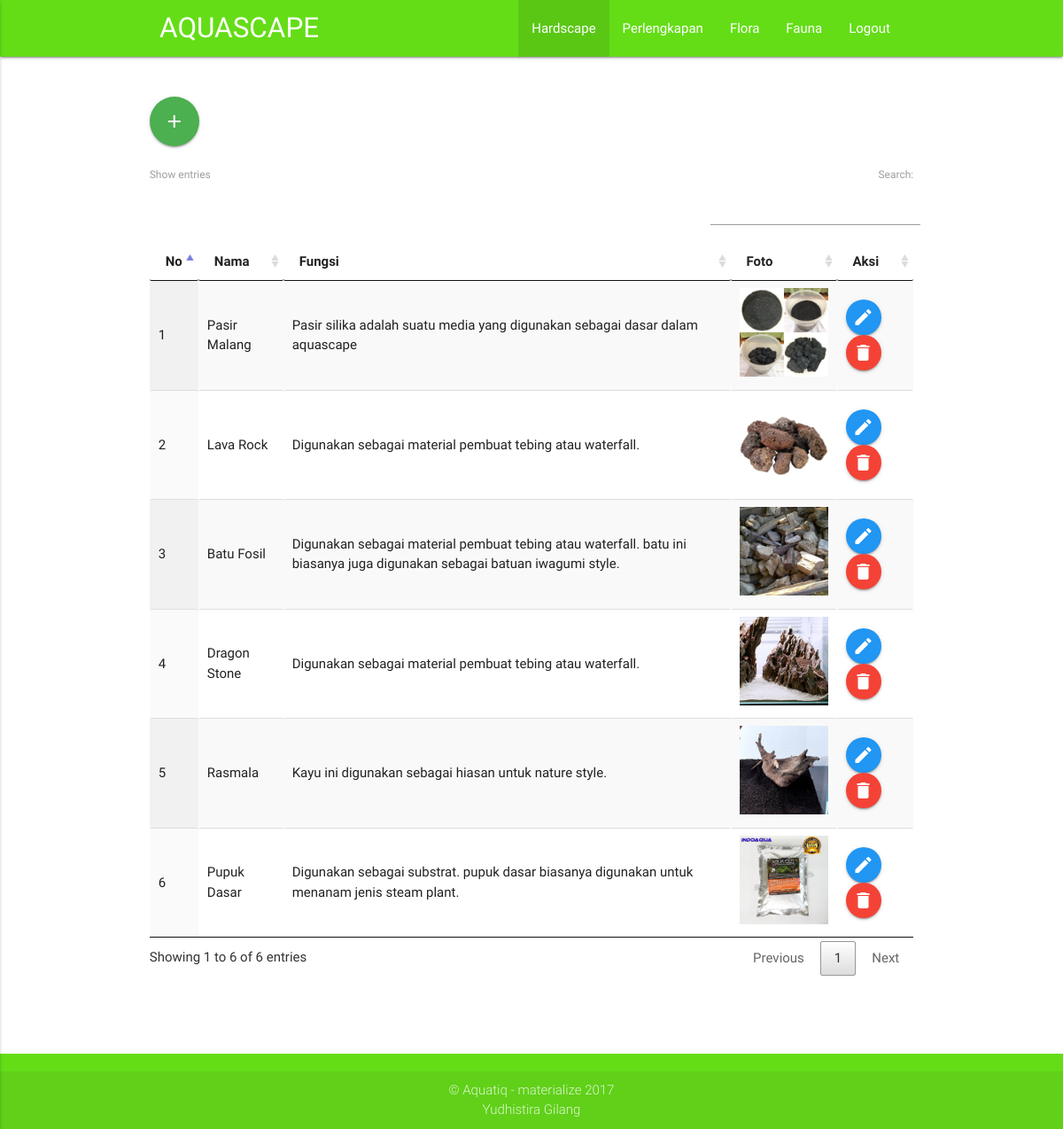
The app's page /admin/hardscape.php (signed in) with its own data.
### tables this page shows
CREATE TABLE IF NOT EXISTS `hardscape` (
`idhardscape` int(11) NOT NULL,
  `NamaHardscape` varchar(30) NOT NULL,
  `FungsiHardscape` text NOT NULL,
  `fotohardscape` varchar(100) NOT NULL
);

### admin/hardscape.php (the view, shortened to what this page needs)
<?php
	include('../config.php');
?>
<!DOCTYPE html>
<html>
<head>
	<link rel="stylesheet" type="text/css" href="../asset/css/materialize.min.css">
	<link rel="stylesheet" type="text/css" href="../asset/datatables/datatables.min.css">
</head>
<body>
		<nav class="light-green accent-4">
		<div class="container">
			<div class="nav-wrapper">
				<a href="index.php" class="brand-logo">AQUASCAPE</a>
				<ul class="right hide-on-med-and-down">
					<li class="active"><a href="hardscape.php">Hardscape</a></li>
					<li><a href="perlengkapan.php">Perlengkapan</a></li>
					<li><a href="flora.php">Flora</a></li>
					<li><a href="fauna.php">Fauna</a></li>
					<li><a href="logout.php">Logout</a></li>
				</ul>
			</div>
		</div>
		</nav>
	<br><br>
	<div class="container">
		<div class="row">
			<a class="btn-floating btn-large waves-effect waves-light green modal-trigger" href="#modal1"><i class="material-icons">add</i></a>
		</div>
		<div class="row">
			<table id="datafauna" class="display responsive-table" cellspacing="0" width="100%">
		        <thead>
		            <tr>
		            	<th>No</th>
		                <th>Nama</th>
		                <th>Fungsi</th>
		                <th>Foto</th>
		                <th>Aksi</th>
		            </tr>
		        </thead>
		        <tbody>
					<?php
					$sql = "SELECT * FROM hardscape";
					$query = $aqua->query($sql);
					$no =1;
					while ($row = $query->fetch_array()){;?>
					    <tr>
					    	<td><?php echo $no++;?></td>
					        <td><?php echo $row['NamaHardscape'];?></td>
					        <td><?php echo $row['FungsiHardscape'];?></td>
					        <td><?php echo'<img width="100" src="../hardscape/'.$row['fotohardscape'].'">  ';?></td>
					        <td>
					        	<?php echo'<a class="btn-floating waves-effect waves-light blue" href="eha.php?kode='.$row['idhardscape'].'"><i class="material-icons">mode_edit</i></a>';?>
					        	<?php echo'<a onclick="return hapus()" href="dha.php?kode='.$row['idhardscape'].'" class="btn-floating waves-effect waves-light red"><i class="material-icons">delete</i></a>';?>
					        </td>
					    </tr>
					<?php };?>
				</tbody>
		    </table>
		</div>
		<br>
	</div>
	<br>
	<br>
	<footer class="page-footer light-green accent-4 black-text">
			<div class="footer-copyright">
				<div class="container center-align">
					&copy; Aquatiq - materialize 2017
					<br>
					Yudhistira Gilang
				</div>
			</div>
	</footer>
</body>
</html>

### records on screen
hardscape: NamaHardscape "Pasir Malang", FungsiHardscape "Pasir silika adalah suatu media yang digunakan sebagai dasar dalam aquascape", fotohardscape (picture)
hardscape: NamaHardscape "Lava Rock", FungsiHardscape "Digunakan sebagai material pembuat tebing atau waterfall.", fotohardscape (picture)
hardscape: NamaHardscape "Batu Fosil", FungsiHardscape "Digunakan sebagai material pembuat tebing atau waterfall. batu ini biasanya juga digunakan sebagai batuan iwagumi style.", fotohardscape (picture)
hardscape: NamaHardscape "Dragon Stone", FungsiHardscape "Digunakan sebagai material pembuat tebing atau waterfall.", fotohardscape (picture)
hardscape: NamaHardscape "Rasmala", FungsiHardscape "Kayu ini digunakan sebagai hiasan untuk nature style.", fotohardscape (picture)
hardscape: NamaHardscape "Pupuk Dasar", FungsiHardscape "Digunakan sebagai substrat. pupuk dasar biasanya digunakan untuk menanam jenis steam plant.", fotohardscape (picture)
